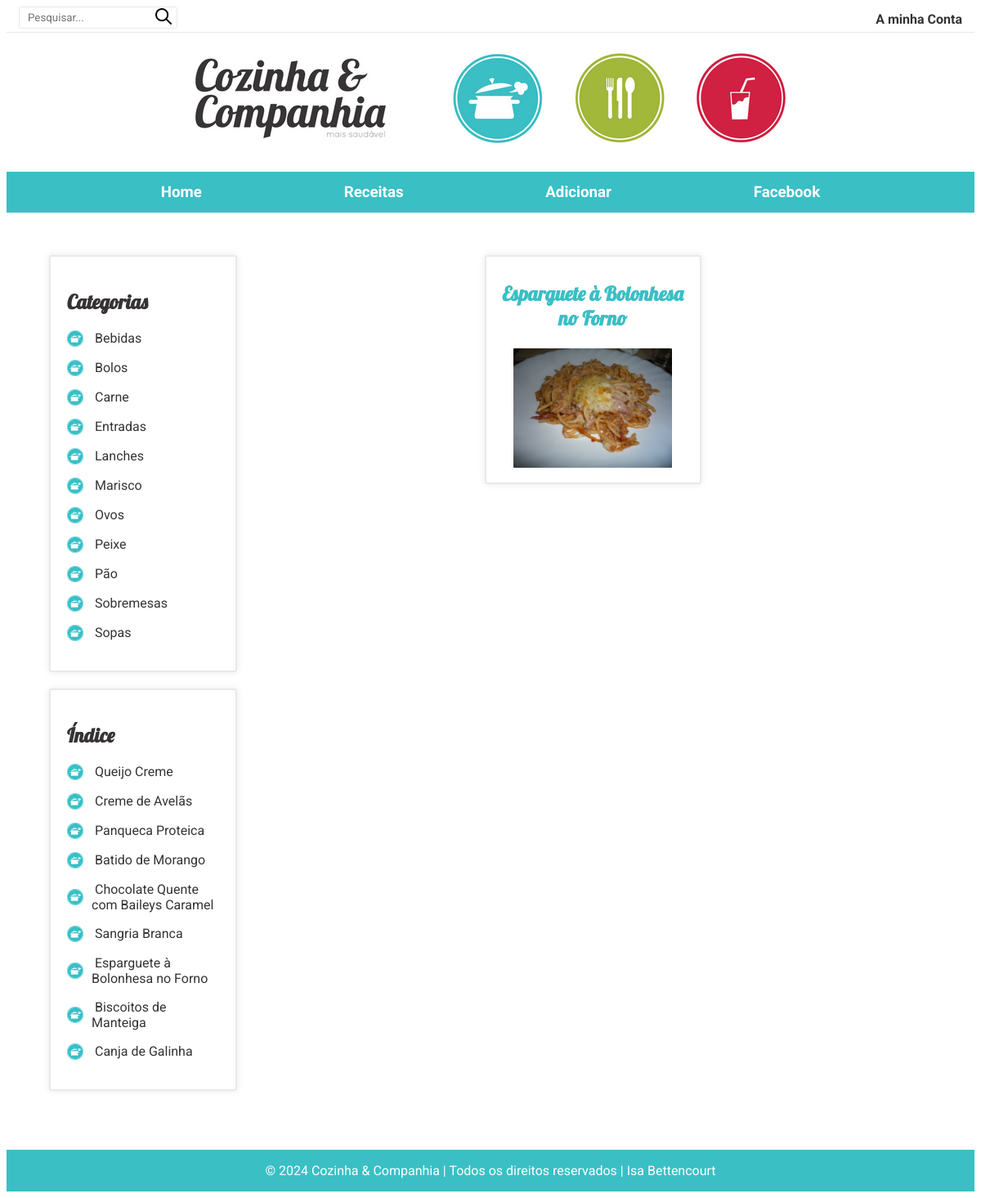
Screenshot of /filter_by_category/1 with the database file from the repository.
### blog/models.py (models this page shows, shortened)
class Category(models.Model):
    category = models.CharField(max_length=50)

class Post(models.Model):
    title = models.CharField(max_length=200)
    photo = models.ImageField(upload_to="blog/", blank=True, null=True)
    ingredients = models.TextField(blank=True, null=True)
    recipe = models.TextField(blank=True, null=True)
    category = models.ForeignKey(Category, on_delete=models.PROTECT,  blank=True, null=True)
    created_date = models.DateField(blank=True, null=True)

### blog/views.py (the view)
# urls.py: path('filter_by_category/<int:id>', views.filter_by_category, name='filter_by_category'),
def filter_by_category(request, id):
    if request.method == 'GET':
        categories = Category.objects.all().order_by(Lower('category')) # get all categories to show in details_post.html
        recipes = Post.objects.filter(category_id=id)
        recipes_all = Post.objects.all()
    return render(request, 'blog/list_recipes.html', {'categories':categories, 'recipes':recipes, 'recipes_all':recipes_all})

### blog/templates/blog/list_recipes.html (shortened to what this page needs)
{% extends 'blog/base.html' %}
{% load static %}
{% block content %}
<div id="id_big_container">
    <div id="id_big_treeview">
        <div class="treeview">
            <h2>Categorias</h2>
            {% for category in categories %}
            <p>
                <a href="{% url 'blog:filter_by_category' category.id %}">
                    <img src="{% static 'pan.png' %}" alt="" title="" class="img_pan">
                    &nbsp{{category.category}}
                </a>
            </p>
            {% endfor %}
        </div>
        <div class="treeview">
            <h2>Índice</h2>
            {% for recipe in recipes_all %}
            <p>
                <a href="{% url 'blog:index_a_z' recipe.id %}">
                    <img src="{% static 'pan.png' %}" alt="" title="" class="img_pan">
                    &nbsp{{recipe.title}}
                </a>
            </p>
            {% endfor %}
        </div>
    </div>
    {% block details %}
    <div id="id_list_recipes">
        {% for recipe in recipes %}
        <div id="id_each_recipe">
            <a href="{% url 'blog:details_post' recipe.id %}">
                <h2> {{ recipe.title }} </h2>
                <div id="id_each_img">
                    {% if recipe.photo %}
                    <img src="{{ recipe.photo.url }}" alt="foto da receita" title="foto da receita" class="img_list">
                    {% else %}
                    <img src="{% static 'no_photo.png' %}" alt="sem foto" title="sem foto" class="img_list"
                        id="id_no_image">
                    {% endif %}
                </div>
            </a>
        </div>
        {% endfor %}
    </div>
    {% endblock %}
</div>
{% endblock %}

### blog/templates/blog/base.html (shortened to what this page needs)
{% load static %}
<!DOCTYPE html>
<html>
<head>
    <link rel="stylesheet" href="{% static 'style.css' %}">
</head>
<body>
    <header>
        <div id="id_first_bar">
            <div id="id_search_bar">
                <form method="POST" action="{% url 'blog:list_recipes' %}">
                    <label>
                        <input type="search" name="field" placeholder="Pesquisar...">
                        <button id="id_button_search">
                            <img src="{% static 'search.png' %}" alt="" id="id_search_img">
                        </button>
                    </label>
                </form>
            </div>
            <div id="id_user">
                {% if user.is_authenticated %}
                <a href="{% url 'blog:logout_user' %}">
                    <h4>logout</h4>
                </a>
                {% else %}
                <a href="{% url 'blog:login_user' %}">
                    <h4>A minha Conta</h4>
                </a>
                {% endif %}
            </div>
        </div>
        <div id="id_header_logo">
            <a href="{% url 'blog:home' %}">
                <img src="{% static 'c&c_header.png' %}" alt="">
            </a>
        </div>
    </header>
    <nav>
        <a href="{% url 'blog:home' %}">
            <h3>Home</h3>
        </a>
        <a href="{% url 'blog:list_recipes' %}">
            <h3>Receitas</h3>
        </a>
        <a href="{% url 'blog:add_post' %}">
            <h3>Adicionar</h3>
        </a>
        <a href="https://www.facebook.com/cozinhaandcompanhia">
            <h3>Facebook</h3>
        </a>
    </nav>
    <main>
        {% block content %}
        {% endblock %}
    </main>
    <footer>
        <p>&copy; 2024 Cozinha & Companhia | Todos os direitos reservados | Isa Bettencourt</p>
    </footer>
</body>
</html>

### static/style.css (style rules this page uses)
:root { --color_black: rgb(54, 51, 52); --color_green: rgb(162, 184, 58); --color_blue: rgb(58, 191, 197); --color_red: rgb(209, 33, 67); --color_white: #ffffff; --color_dark_gray: #999; --color_gray: rgb(233, 233, 233); }
* { box-sizing: border-box; font-family: "Roboto", sans-serif; background-color: transparent; }
body { color: var(--color_black); }
header { text-align: center; }
#id_first_bar { border-bottom: var(--color_gray) solid 1.5px; display: flex; align-content: center; align-items: center; height: 2rem; padding: 15px; justify-content: space-between; }
#id_first_bar a { color: var(--color_black); text-decoration: none; font-weight: bold; cursor: pointer; }
#id_search_bar { position: relative; }
#id_search_bar label { display: flex; align-items: center; border: var(--color_gray) solid 1px; border-radius: 3px; }
#id_button_search { background: none; border: none; cursor: pointer; }
#id_user { align-content: center; }
#id_search_img { height: 20px; background-color: transparent; border: none; }
#id_search_bar input[type="search"] { display: block; margin-top: 0; margin-bottom: 0; width: 100%; cursor: pointer; }
#id_search_bar input[type="search"] { height: 15px; width: 10rem; cursor: pointer; border: none !important; }
#id_header_logo { padding: 20px; }
nav { padding: 15px; background-color: var(--color_blue); display: flex; align-content: center; align-items: center; height: 50px; margin: auto; justify-content: space-evenly; }
nav a { color: var(--color_white); text-decoration: none; font-weight: bold; cursor: pointer; }
main { padding: 2rem; }
footer { background-color: var(--color_blue); color: var(--color_white); position: absolute-fixed; bottom: 0; text-align: center; padding: 0px; width: 100%; align-content: end; align-items: end; }
#id_big_container { display: flex; padding: 20px; }
#id_big_treeview { min-width: 180px; max-width: 250px; display: flex; flex-direction: column; padding-right: 20px; }
.treeview { border: 2px solid var(--color_gray); box-shadow: 0px 0px 10px var(--color_gray); border-radius: 3px; padding: 20px; margin-bottom: 20px; }
.treeview h2 { font-family: "Lobster", sans-serif; }
.img_pan { width: 20px; height: 20px; margin-right: 10px; }
.treeview a { color: var(--color_black); text-decoration: none; cursor: pointer; display: flex; align-items: center; }
#id_list_recipes { display: flex; flex-wrap: wrap; justify-content: center; gap: 1rem; align-items: flex-start; padding-left: 20px; width: 75%; margin: 0 0 auto; }
#id_each_recipe { border: 2px solid var(--color_gray); box-shadow: 0px 0px 10px var(--color_gray); border-radius: 3px; background-color: var(--color_white); color: var(--color_black); text-align: center; padding: 10px; display: flex; flex-direction: column; align-items: center; width: 265px; height: 280px; }
#id_each_img { display: flex; justify-content: center; align-items: center; }
#id_each_recipe h2 { font-family: "Lobster", sans-serif; }
.img_list { height: 150px; max-width: 100%; padding: 2px; cursor: pointer; border-radius: 3px; object-fit: cover; }
#id_list_recipes a { color: var(--color_blue); text-decoration: none; }
form label { display: inline-block; margin-bottom: 5px; font-weight: bold; }
form input, form textarea, form select { width: 100%; padding: 10px; margin-bottom: 10px; border: 1px solid var(--color_gray); border-radius: 3px; }

### rows the page displays
Category: category "Bebidas"
Category: category "Bolos"
Category: category "Carne"
Category: category "Entradas"
Category: category "Lanches"
Category: category "Marisco"
Category: category "Ovos"
Category: category "Peixe"
Category: category "Pão"
Category: category "Sobremesas"
Category: category "Sopas"
Post: title "Queijo Creme"
Post: title "Creme de Avelãs"
Post: title "Panqueca Proteica"
Post: title "Batido de Morango"
Post: title "Chocolate Quente com Baileys Caramel"
Post: title "Sangria Branca"
Post: title "Esparguete à Bolonhesa no Forno", photo (picture)
Post: title "Biscoitos de Manteiga"
Post: title "Canja de Galinha"
